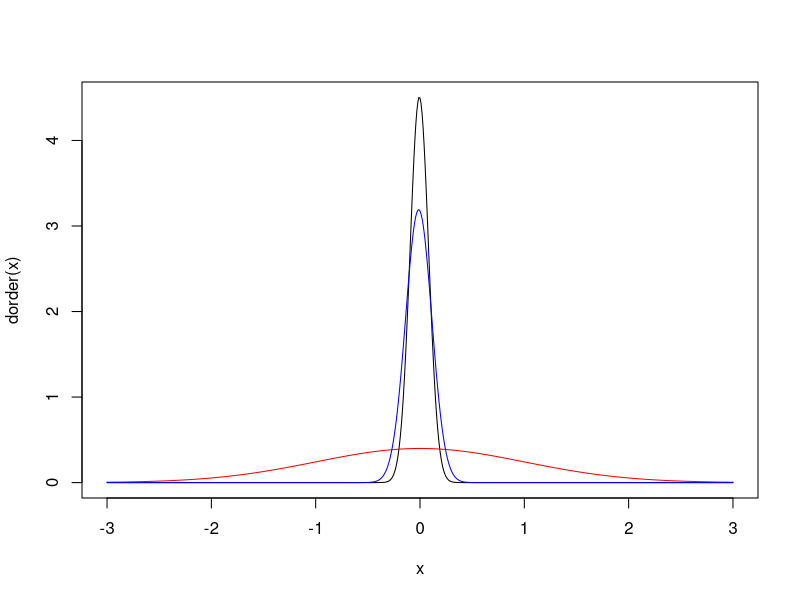
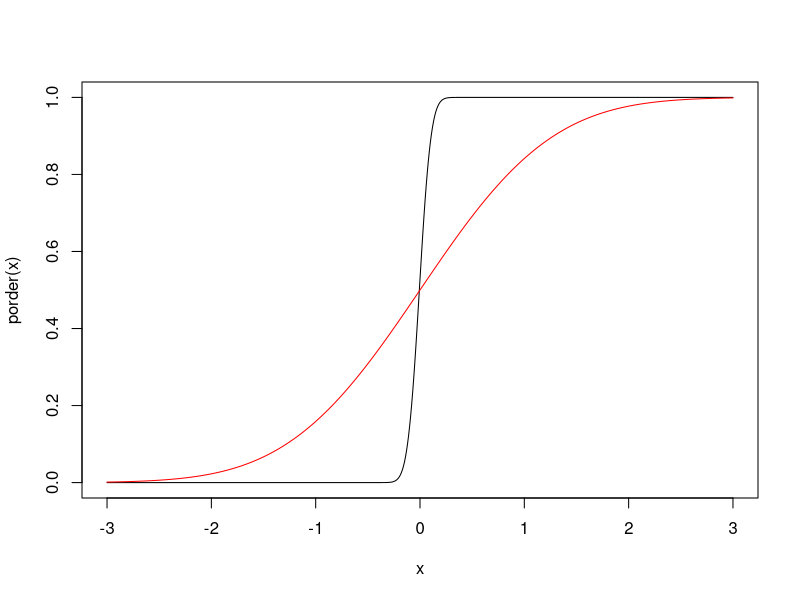
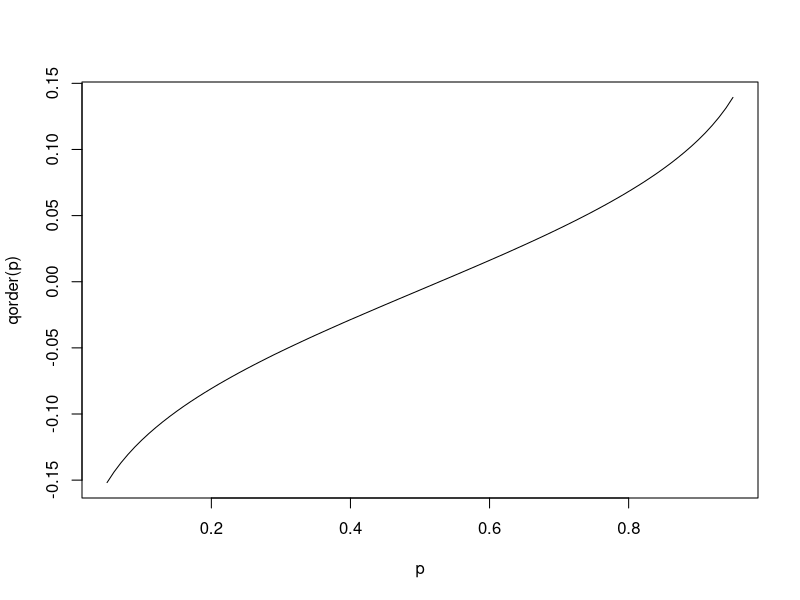
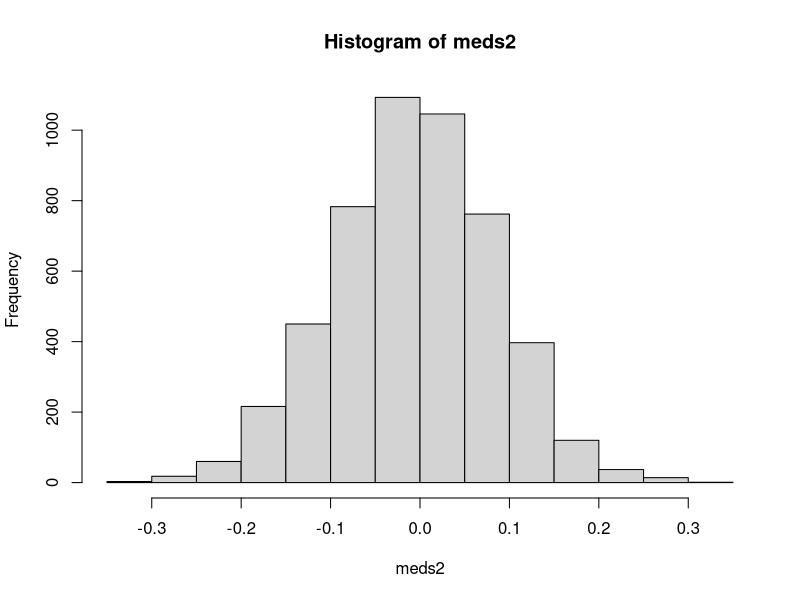
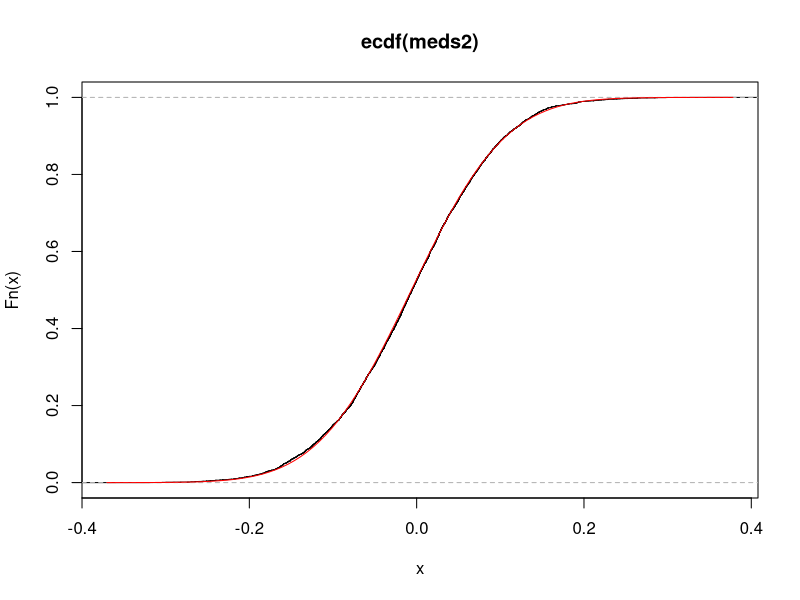
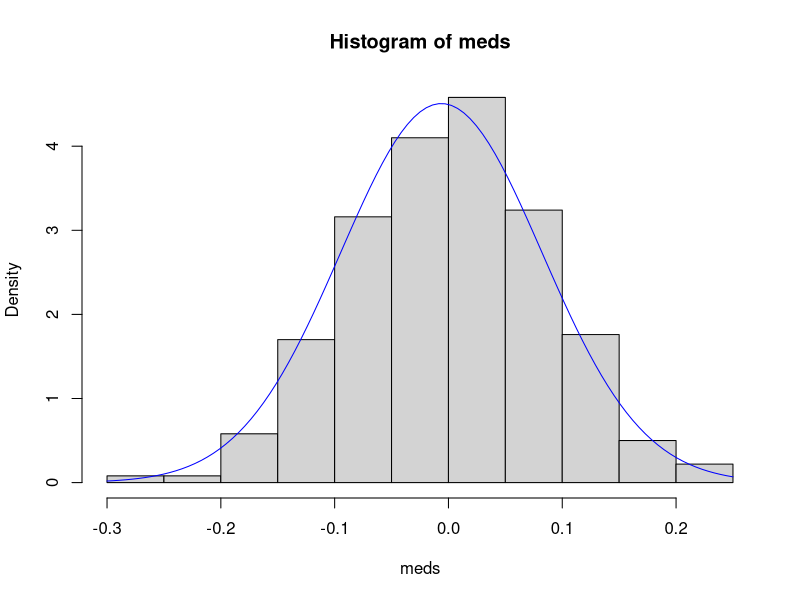
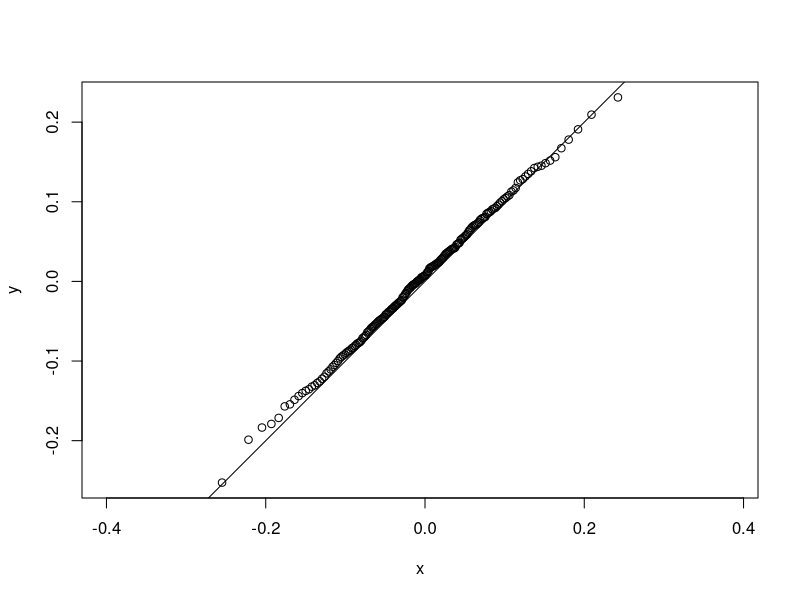
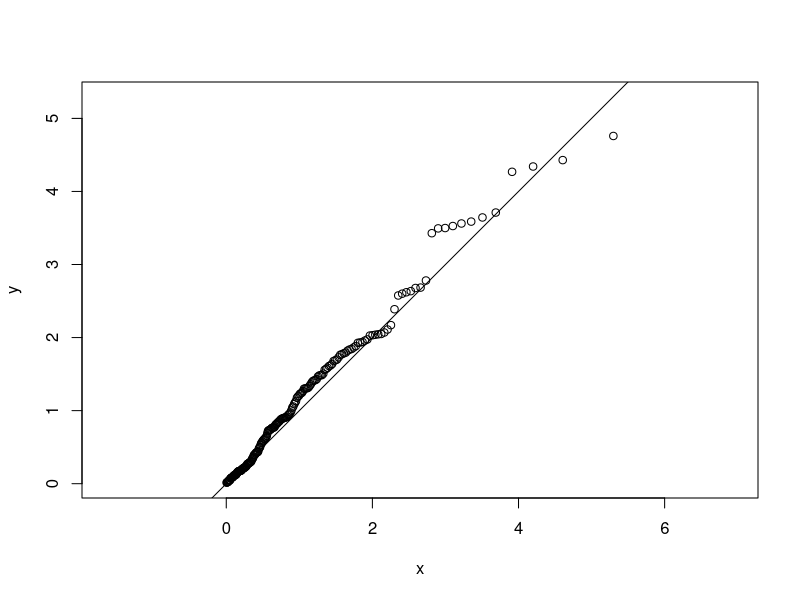

The R script that drew these images, in order:
## ---- chunk 1

knitr::knit_hooks$set(inline = function(x) { knitr:::format_sci(x, 'md')})
knitr::opts_chunk$set(echo = TRUE, cache = TRUE)

# This section loads necessary R libraries and sources scripts that define 
# useful functions format_md.

library(viridis)
library(ggplot2)
library(tidyverse)

## ---- chunk 2
#lowercase f probability density function
#density function PDF
N = 200
median(rnorm(N, mean = 0, sd = 1)) #create a normal function

dorder <- function(x,k=100,n=N){
  k*
  choose(n,k)*
  (pnorm(x, mean = 0, sd = 1))^(k-1)*
  (1-pnorm(x, mean = 0, sd = 1))^(n-k)*
  dnorm(x)
}

x <- seq(-3, 3, by = 0.01)
plot(x,dorder(x), type = "l")
lines(x, dnorm(x), col= "red") #DENSITY OF x for a standard normal. black line is density of the median statistic for a random normal distribution.
lines(x, dorder(x, k = 50, n = 100), col = "blue")
## ---- chunk 3
#uppercase F is CDF
#probability function
#p function probability of that value or to the left of it
porder <- function(x, k = 100, n = 200){
  pbinom(k-1, n, pnorm(x, mean = 0, sd = 1), lower.tail = FALSE)
}

x <- seq(-3, 3, by = 0.01)
plot(x,porder(x), type = "l")
lines(x, pnorm(x), col= "red") #DENSITY OF x for a standard normal. black line is density of the median statistic for a random normal distribution.


## ---- chunk 4
#quantile function
g <- function (x,pf,p) pf(x) - p
qorder <- function(p){
  out <- p
  for(i in seq_along(p)){
    out[i] <- uniroot(g, c(-100,100), pf = porder, p = p[i])$root
  }
  out
}

p <- seq(0.05, 0.95, by = 0.01)
plot(p,qorder(p), type = "l")

## ---- chunk 5
meds <- c()
for (i in 1:1000) {
  meds[i] <- median(rnorm(N))
}

meds2 <- qorder(runif(5000)) #generating medians using q function
hist(meds2)
plot(ecdf(meds2))
#plot(ecdf(meds), add = TRUE, col = "blue")
curve(porder(x), add=TRUE, col = "red")

## ---- chunk 6
hist(meds, freq = FALSE)
curve(dorder(x), add = TRUE, col = "blue")
## ---- chunk 7
p <- ppoints(200)
x <- qorder(p)
y <- quantile(meds, probs = p)

plot(x,y, asp = 1)
abline(0,1)
## ---- chunk 8
random_sample <- rexp(200 )
q_candidate <- qexp

x <- q_candidate((1:200)/200)
y <- quantile(random_sample, probs = (1:200)/200)

plot(x,y, asp = 1)
abline(0,1)
## ---- chunk 9
random_sample <- meds
q_candidate <- qorder
pp <- ppoints(N)
x <- q_candidate(pp)
y <- quantile(random_sample, probs = pp)

plot(x[1:(N-1)], y[1:(N-1)], asp = 1, xlab = "Theoretical quantile", ylab = "Sample quantile")
abline(0,1)

## ---- chunk 10
random_sample <- rt(200, df = 3)
q_candidate <- qnorm

x <- q_candidate((1:200)/200)
y <- quantile(random_sample, probs = (1:200)/200)


plot(x,y, asp = 1, xlab = "Theoretical quantile", ylab = "Sample quantile")
abline(0,1)

## ---- chunk 11
random_sample <- rt(200, df = 3)
q_candidate <- qnorm

x <- q_candidate((1:200)/200)
y <- quantile(random_sample, probs = (1:200)/200)

plot(x,y, asp = 1)
abline(0,1)
## ---- chunk 12
#These functions have already been described using the parameters above. 
## ---- chunk 13
N <- 200
M <- 5000
out <- array(rnorm(M*N), c(M,N))
maxs <- apply(out,1,max)

p <- ppoints(200)
x <- qorder(p)
y <- quantile(maxs, probs = p)

plot(x, y, asp = 1, xlab = "Theoretical quantile", ylab = "Sample quantile")
abline(0,1)
## ---- chunk 14
dorder <- function(x, k, n, dist = "norm", ...){
  
  pf <- get(paste0("p", dist))
  df <- get(paste0("d", dist))

# Slide 50 of transformations & order-statistics  
  k*
  choose(n,k)*
  (pf(x, ...))^(k-1)*
  (1-pf(x, ...))^(n-k)*
  df(x)
}


porder <- function(x, k, n, dist = "norm", ...){
  pf <- get(paste0("p", dist))

# Slide 54 of transformations & order-statistics  
  pbinom(k-1, n, pf(x, ...), lower.tail = FALSE)
}

qorder <- function(p, k, n, dist = "norm", ...){
  out <- p
  for(i in seq_along(p)){
    out[i] <- uniroot(function(x){porder(x, k, n, dist, ...) - p[i]}, c(-100,100))$root
  }
  out
}
## ---- chunk 15
curve(porder(x, 1, 200), -5,0, ylab = "Probability", xlab = "Minimum")
curve(dorder(x, 1, 200), -5,0, ylab = "Density", xlab = "Minimum")
